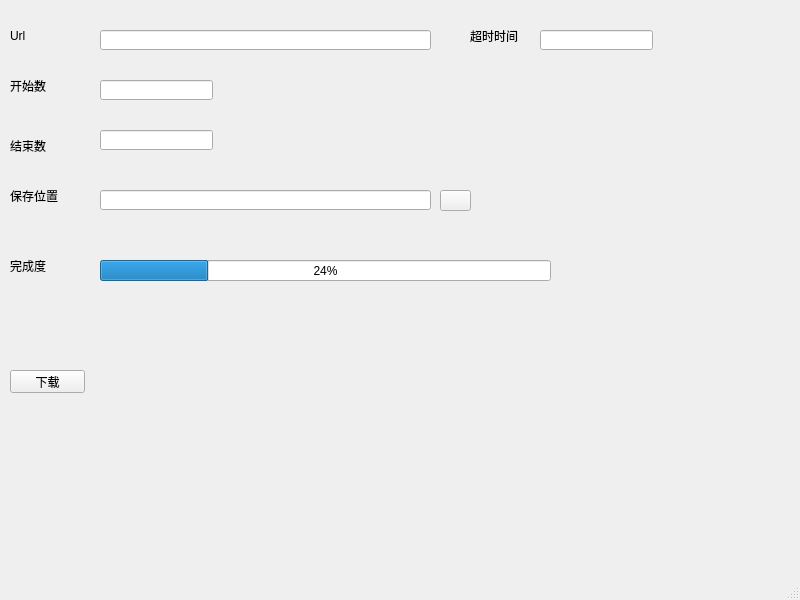
<?xml version="1.0" encoding="UTF-8"?>
<ui version="4.0">
 <class>MainWindow</class>
 <widget class="QMainWindow" name="MainWindow">
  <property name="geometry">
   <rect>
    <x>0</x>
    <y>0</y>
    <width>800</width>
    <height>600</height>
   </rect>
  </property>
  <property name="windowTitle">
   <string>MainWindow</string>
  </property>
  <widget class="QWidget" name="centralwidget">
   <widget class="QPushButton" name="downBtn">
    <property name="geometry">
     <rect>
      <x>10</x>
      <y>370</y>
      <width>75</width>
      <height>23</height>
     </rect>
    </property>
    <property name="text">
     <string>下载</string>
    </property>
   </widget>
   <widget class="QLabel" name="label">
    <property name="geometry">
     <rect>
      <x>10</x>
      <y>30</y>
      <width>54</width>
      <height>12</height>
     </rect>
    </property>
    <property name="text">
     <string>Url</string>
    </property>
   </widget>
   <widget class="QLabel" name="label_2">
    <property name="geometry">
     <rect>
      <x>10</x>
      <y>80</y>
      <width>54</width>
      <height>12</height>
     </rect>
    </property>
    <property name="text">
     <string>开始数</string>
    </property>
   </widget>
   <widget class="QLabel" name="label_3">
    <property name="geometry">
     <rect>
      <x>10</x>
      <y>140</y>
      <width>54</width>
      <height>12</height>
     </rect>
    </property>
    <property name="text">
     <string>结束数</string>
    </property>
   </widget>
   <widget class="QProgressBar" name="progressBar">
    <property name="geometry">
     <rect>
      <x>100</x>
      <y>260</y>
      <width>451</width>
      <height>21</height>
     </rect>
    </property>
    <property name="value">
     <number>24</number>
    </property>
   </widget>
   <widget class="QLabel" name="label_4">
    <property name="geometry">
     <rect>
      <x>10</x>
      <y>260</y>
      <width>54</width>
      <height>12</height>
     </rect>
    </property>
    <property name="text">
     <string>完成度</string>
    </property>
   </widget>
   <widget class="QLineEdit" name="UrlText">
    <property name="geometry">
     <rect>
      <x>100</x>
      <y>30</y>
      <width>331</width>
      <height>20</height>
     </rect>
    </property>
   </widget>
   <widget class="QLineEdit" name="StartText">
    <property name="geometry">
     <rect>
      <x>100</x>
      <y>80</y>
      <width>113</width>
      <height>20</height>
     </rect>
    </property>
   </widget>
   <widget class="QLineEdit" name="EndText">
    <property name="geometry">
     <rect>
      <x>100</x>
      <y>130</y>
      <width>113</width>
      <height>20</height>
     </rect>
    </property>
   </widget>
   <widget class="QLabel" name="label_5">
    <property name="geometry">
     <rect>
      <x>470</x>
      <y>30</y>
      <width>54</width>
      <height>12</height>
     </rect>
    </property>
    <property name="text">
     <string>超时时间</string>
    </property>
   </widget>
   <widget class="QLineEdit" name="TimeText">
    <property name="geometry">
     <rect>
      <x>540</x>
      <y>30</y>
      <width>113</width>
      <height>20</height>
     </rect>
    </property>
   </widget>
   <widget class="QLabel" name="label_6">
    <property name="geometry">
     <rect>
      <x>10</x>
      <y>190</y>
      <width>54</width>
      <height>12</height>
     </rect>
    </property>
    <property name="text">
     <string>保存位置</string>
    </property>
   </widget>
   <widget class="QLineEdit" name="FilepathText">
    <property name="geometry">
     <rect>
      <x>100</x>
      <y>190</y>
      <width>331</width>
      <height>20</height>
     </rect>
    </property>
   </widget>
   <widget class="QPushButton" name="FileBtn">
    <property name="geometry">
     <rect>
      <x>440</x>
      <y>190</y>
      <width>31</width>
      <height>21</height>
     </rect>
    </property>
    <property name="styleSheet">
     <string notr="true"/>
    </property>
    <property name="text">
     <string/>
    </property>
   </widget>
  </widget>
  <widget class="QMenuBar" name="menubar">
   <property name="geometry">
    <rect>
     <x>0</x>
     <y>0</y>
     <width>800</width>
     <height>23</height>
    </rect>
   </property>
  </widget>
  <widget class="QStatusBar" name="statusbar"/>
 </widget>
 <resources/>
 <connections/>
</ui>
